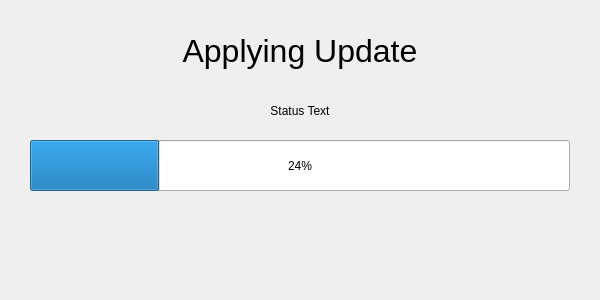
<?xml version="1.0" encoding="UTF-8"?>
<ui version="4.0">
 <class>UpdateWindow</class>
 <widget class="QWidget" name="UpdateWindow">
  <property name="geometry">
   <rect>
    <x>0</x>
    <y>0</y>
    <width>600</width>
    <height>300</height>
   </rect>
  </property>
  <property name="windowTitle">
   <string>UpdateWindow</string>
  </property>
  <widget class="QProgressBar" name="progress">
   <property name="geometry">
    <rect>
     <x>30</x>
     <y>140</y>
     <width>540</width>
     <height>51</height>
    </rect>
   </property>
   <property name="value">
    <number>24</number>
   </property>
  </widget>
  <widget class="QLabel" name="label">
   <property name="geometry">
    <rect>
     <x>30</x>
     <y>95</y>
     <width>540</width>
     <height>31</height>
    </rect>
   </property>
   <property name="text">
    <string>Status Text</string>
   </property>
   <property name="alignment">
    <set>Qt::AlignCenter</set>
   </property>
  </widget>
  <widget class="QLabel" name="title">
   <property name="geometry">
    <rect>
     <x>30</x>
     <y>30</y>
     <width>540</width>
     <height>41</height>
    </rect>
   </property>
   <property name="font">
    <font>
     <pointsize>24</pointsize>
    </font>
   </property>
   <property name="styleSheet">
    <string notr="true"/>
   </property>
   <property name="text">
    <string>Applying Update</string>
   </property>
   <property name="alignment">
    <set>Qt::AlignCenter</set>
   </property>
  </widget>
 </widget>
 <layoutdefault spacing="6" margin="11"/>
 <resources/>
 <connections/>
</ui>
